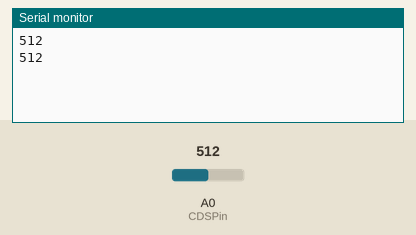
Recording of a sketch running on a simulated Arduino Uno, built with avr-gcc and run on an emulated ATmega328P. On the bench: the last lines printed to the serial monitor. The test bench sets the inputs (shaded band); at power-on: A0 (CDSPin) = 512.

Above: at 1.8 s.
1.9 s: A0 (CDSPin) set to 716
At 2.8 s:
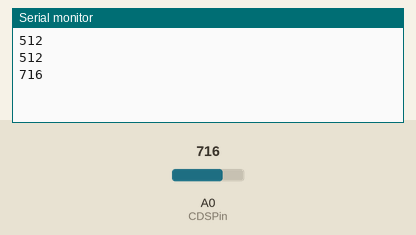
3.4 s: A0 (CDSPin) set to 900
At 4.7 s:
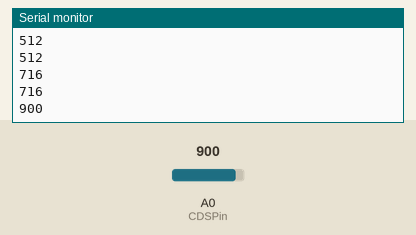
Timing chart, 0 to 6.4 s (numbered marks = the images above; inputs shaded):
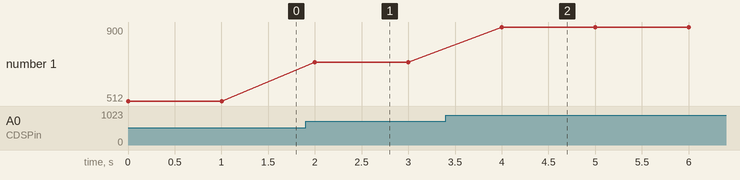

Measured:
- after the input at 1.9 s, the serial monitor: prints a new line after 0.10 s (image 1)
- after the input at 3.4 s, the serial monitor: prints a new line after 0.60 s (image 2)
- plotted number 1: 512 → 716 after the input at 1.9 s, 716 → 900 after the input at 3.4 s

The sketch:

light_ohm.ino
```cpp
int CDSPin = A0; // 光敏電阻接在A0接腳
int CDSVal = 0; // 設定初始光敏電阻值為0

void setup() {
  Serial.begin(9600);
}

void loop() {
  CDSVal = analogRead(CDSPin);
  Serial.println(CDSVal);
  delay(1000); //每2s讀取一次
}
```
